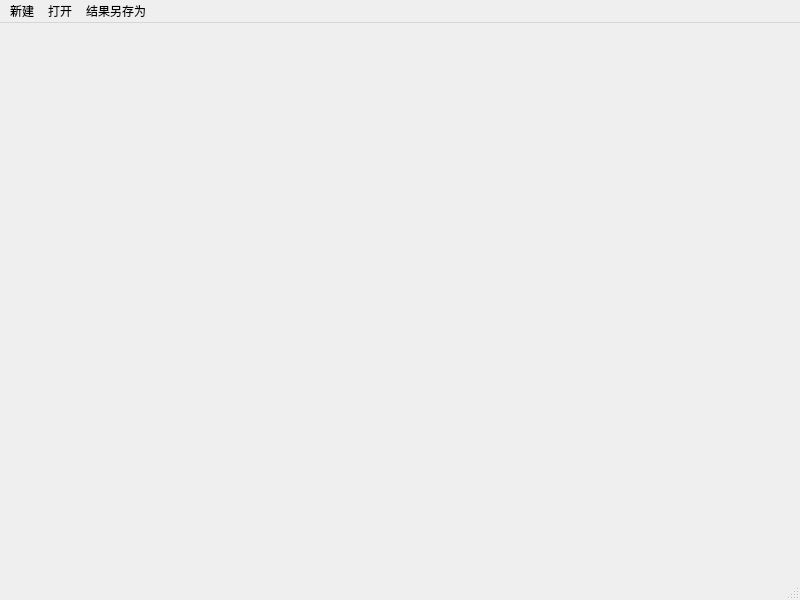
<?xml version="1.0" encoding="UTF-8"?>
<ui version="4.0">
 <class>MainWindow</class>
 <widget class="QMainWindow" name="MainWindow">
  <property name="geometry">
   <rect>
    <x>0</x>
    <y>0</y>
    <width>800</width>
    <height>600</height>
   </rect>
  </property>
  <property name="windowTitle">
   <string>MainWindow</string>
  </property>
  <widget class="QWidget" name="centralwidget"/>
  <widget class="QMenuBar" name="menubar">
   <property name="geometry">
    <rect>
     <x>0</x>
     <y>0</y>
     <width>800</width>
     <height>24</height>
    </rect>
   </property>
   <widget class="QMenu" name="menu">
    <property name="title">
     <string>新建</string>
    </property>
   </widget>
   <widget class="QMenu" name="menu_2">
    <property name="title">
     <string>打开</string>
    </property>
   </widget>
   <widget class="QMenu" name="menu_3">
    <property name="title">
     <string>结果另存为</string>
    </property>
   </widget>
   <addaction name="menu"/>
   <addaction name="menu_2"/>
   <addaction name="menu_3"/>
  </widget>
  <widget class="QStatusBar" name="statusbar"/>
 </widget>
 <resources/>
 <connections/>
</ui>
